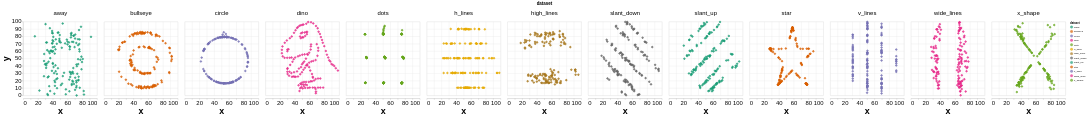

Write a Vega-Lite specification for this figure.
### Vega-Lite specification from a JSON file in a GitHub repository (floating-point values rounded to 4 significant figures; data arrays with more than 128 entries replaced by an {"elided": "..."} marker saying what was removed)
{"config": {"view": {}, "mark": {}, "axis": {"labelFontSize": 24, "titleFontSize": 36}, "header": {"labelFontSize": 24, "titleFontSize": 18}}, "data": {"name": "data-525eaa47413d8b78972b8b2e3334f770"}, "facet": {"column": {"type": "nominal", "field": "dataset"}}, "spec": {"mark": "point", "encoding": {"color": {"type": "nominal", "field": "dataset", "scale": {"scheme": "dark2"}}, "fill": {"type": "nominal", "field": "dataset", "scale": {"scheme": "dark2"}}, "size": {"value": 40}, "stroke": {"type": "nominal", "field": "dataset", "scale": {"scheme": "dark2"}}, "strokeWidth": {"value": 4}, "x": {"type": "quantitative", "field": "x"}, "y": {"type": "quantitative", "field": "y"}}}, "$schema": "https://vega.github.io/schema/vega-lite/v5.json", "datasets": {"data-525eaa47413d8b78972b8b2e3334f770": {"elided": "1846 records"}}}
